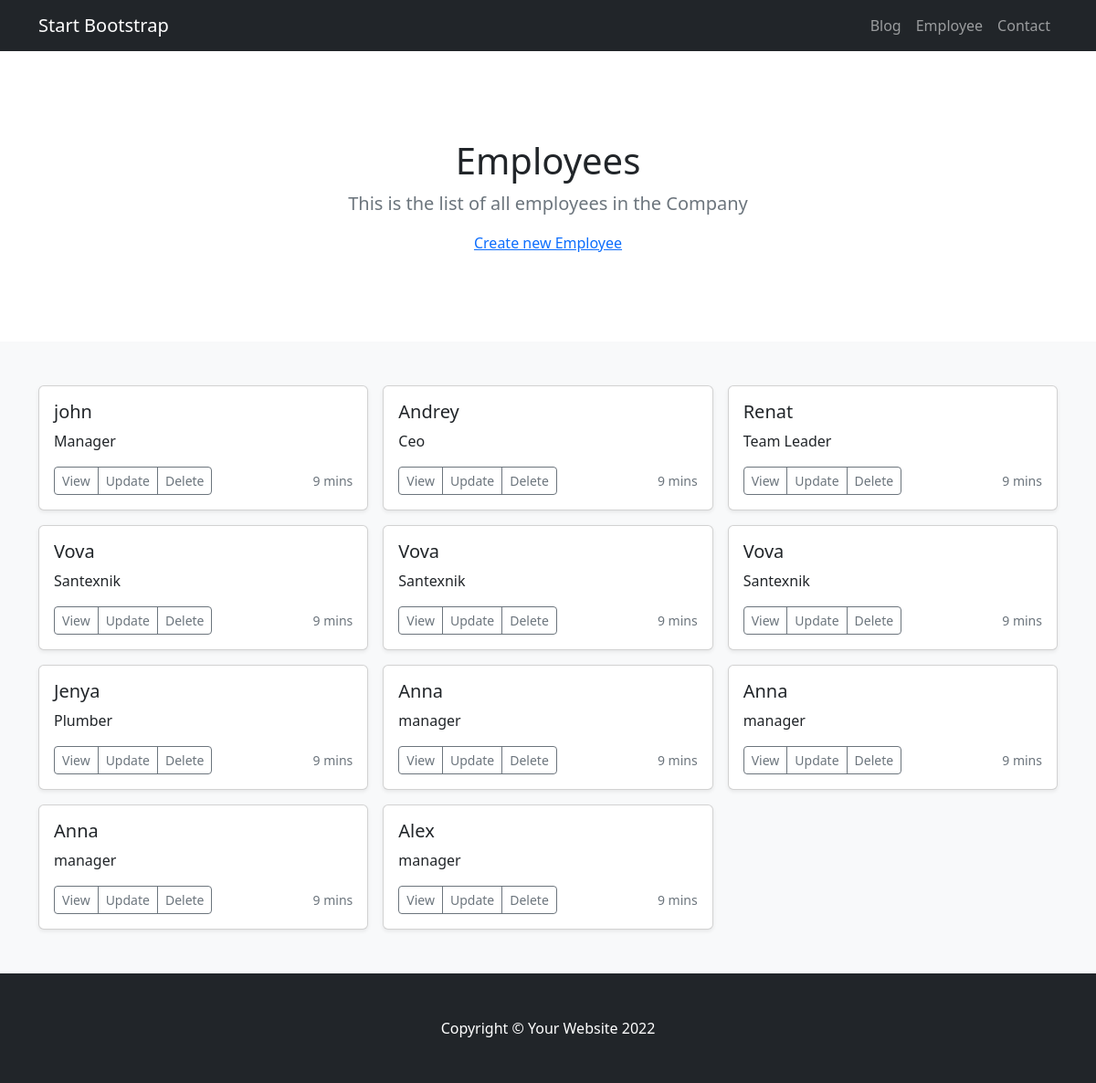
/employee/, run on an earlier commit of the app's database.
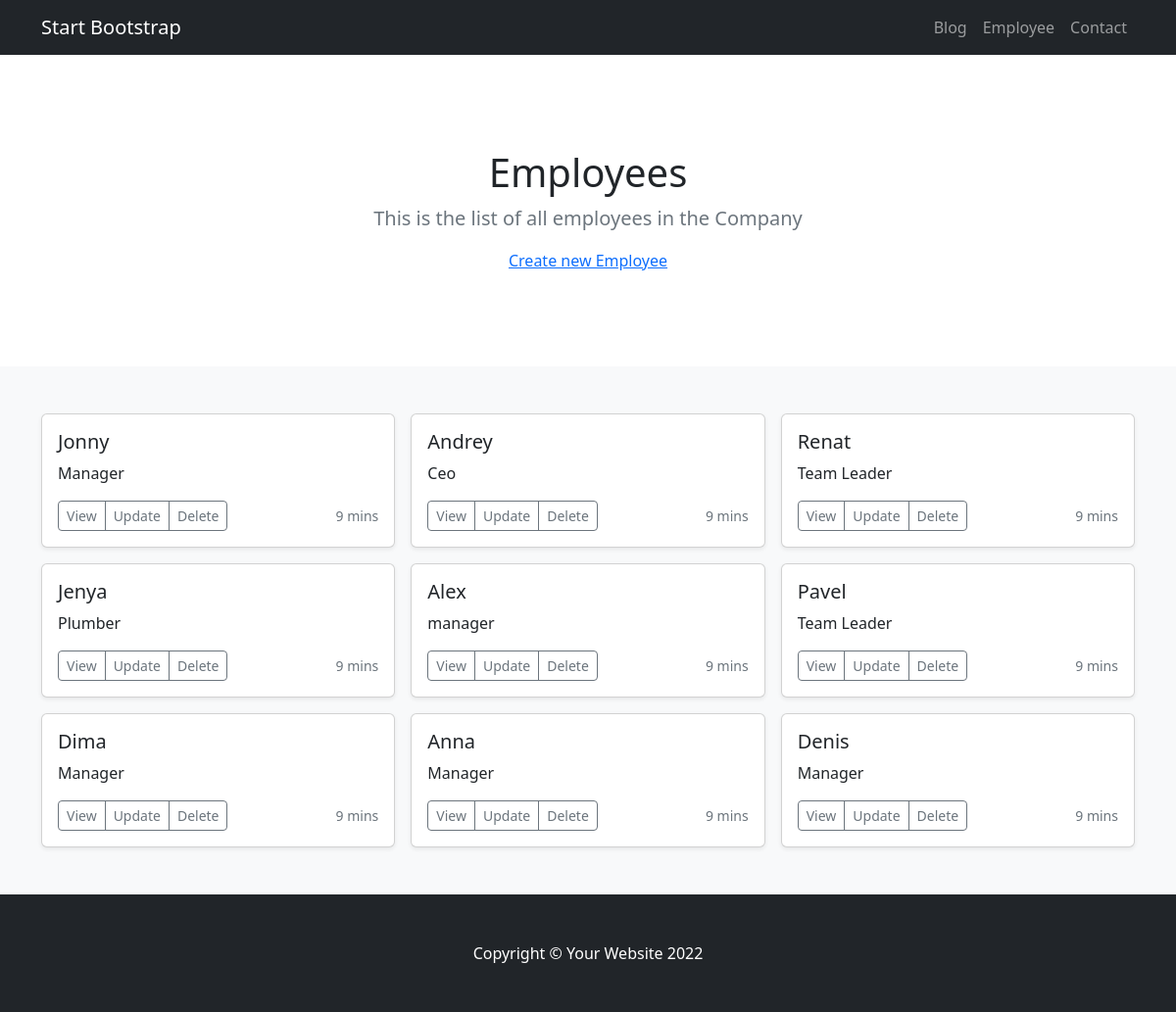
And on a later commit of the database.
### employee/models.py (models this page shows, shortened)
class Employee(models.Model):
    name = models.CharField(max_length=255)
    title = models.CharField(max_length=255)

### employee/views.py (the view)
# urls.py: path("employee/", views.index, name="index"),
def index(request):
    myEmployees = Employee.objects.all().values()
    context = {
        "myEmployees": myEmployees,
    }
    return render(request, "employee/index.html", context)

### employee/templates/employee/index.html (shortened to what this page needs)
{% extends  "main.html" %}
        {% block content %}
        <main>
            <section class="py-5 text-center container">
                <div class="row py-lg-5">
                    <div class="col-lg-6 col-md-8 mx-auto">
                        <h1 class="fw-light">Employees</h1>
                        <p class="lead text-muted">
                            This is the list of all employees in the Company
                        </p>
                    </div>
                    <a href="{% url 'employee:create' %}">Create new Employee</a>
                </div>
            </section>
            <div class="album py-5 bg-light">
                <div class="container">
                    <div class="row row-cols-1 row-cols-sm-2 row-cols-md-3 g-3">
                        {% for employee in myEmployees  %}
                        <div class="col">
                            <div class="card shadow-sm">
                                <div class="card-body">
                                    <h5 class="card-title">{{ employee.name }}</h5>
                                    <p class="card-text">{{ employee.title }}</p>
                                    <div class="d-flex justify-content-between align-items-center">
                                        <div class="btn-group">
                                            <button type="button" class="btn btn-sm btn-outline-secondary">
                                                View
                                            </button>
                                            <a href="{% url 'employee:update' employee.id %}" type="button"
                                                class="btn btn-sm btn-outline-secondary">
                                                Update
                                            </a>
                                            <a href="{% url 'employee:delete' employee.id  %}" type="button"
                                                class="btn btn-sm btn-outline-secondary">
                                                Delete
                                            </a>
                                        </div>
                                        <small class="text-muted">9 mins</small>
                                    </div>
                                </div>
                            </div>
                        </div>
                        {% endfor %}
                    </div>
                </div>
            </div>
        </main>
        {% endblock  %}

What changed in the data, as far as the page shows it:
removed Employee: name "Vova", title "Santexnik"
removed Employee: name "Vova", title "Santexnik"
removed Employee: name "Vova", title "Santexnik"
removed Employee: name "Anna", title "manager"
removed Employee: name "Anna", title "manager"
removed Employee: name "Anna", title "manager"
changed Employee: name "john" → "Jonny"
added Employee: name "Pavel", title "Team Leader"
added Employee: name "Dima", title "Manager"
added Employee: name "Anna", title "Manager"
added Employee: name "Denis", title "Manager"
